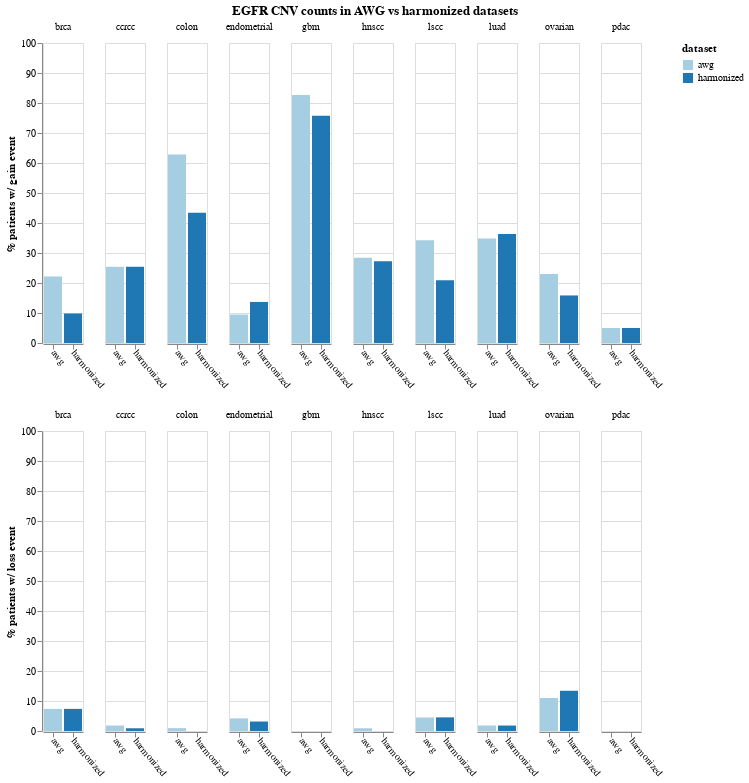

Notebook code cell kept with this figure:
### Code cell
def make_plot(df, event_type):

    df = df[df["variable"] == event_type]

    return alt.Chart(df).mark_bar().encode(
        x=alt.X(
            "dataset:N",
            axis=alt.Axis(
                title=None,
                labelAngle=50
            ),
        ),
        y=alt.Y(
            "value_prop",
            axis=alt.Axis(
                title=f"% patients w/ {event_type} event"
            ),
            scale=alt.Scale(
                domain=(0, 100)
            )
        ),
        column=alt.Column(
            "cancer",
            title=None,
        ),
        color=alt.Color(
            "dataset",
            scale=alt.Scale(scheme="paired"),
        ),
    ).properties(title="")

alt.vconcat(
    make_plot(df, "gain"),
    make_plot(df, "loss"),
).properties(
    title="EGFR CNV counts in AWG vs harmonized datasets"
).configure_title(
    anchor="middle"
)

### Figure 1 — Vega-Lite specification as saved in the notebook (floating-point values rounded to 4 significant figures)
{"config": {"view": {"continuousWidth": 400, "continuousHeight": 300}, "title": {"anchor": "middle"}}, "vconcat": [{"data": {"name": "data-8849c4fc0ed8891d947de8f95f07e0eb"}, "mark": "bar", "encoding": {"color": {"type": "nominal", "field": "dataset", "scale": {"scheme": "paired"}}, "column": {"type": "nominal", "field": "cancer", "title": null}, "x": {"type": "nominal", "axis": {"labelAngle": 50, "title": null}, "field": "dataset"}, "y": {"type": "quantitative", "axis": {"title": "% patients w/ gain event"}, "field": "value_prop", "scale": {"domain": [0, 100]}}}, "title": ""}, {"data": {"name": "data-c4cf5ee4a7bbb9eae01b83baa04628eb"}, "mark": "bar", "encoding": {"color": {"type": "nominal", "field": "dataset", "scale": {"scheme": "paired"}}, "column": {"type": "nominal", "field": "cancer", "title": null}, "x": {"type": "nominal", "axis": {"labelAngle": 50, "title": null}, "field": "dataset"}, "y": {"type": "quantitative", "axis": {"title": "% patients w/ loss event"}, "field": "value_prop", "scale": {"domain": [0, 100]}}}, "title": ""}], "title": "EGFR CNV counts in AWG vs harmonized datasets", "$schema": "https://vega.github.io/schema/vega-lite/v4.8.1.json", "datasets": {"data-8849c4fc0ed8891d947de8f95f07e0eb": [{"Name": "EGFR", "start_bp": 55020000.0, "end_bp": 55210000.0, "variable": "gain", "value": 27, "cancer_type_total_patients": 122, "cancer": "brca", "value_prop": 22.13, "dataset": "awg"}, {"Name": "EGFR", "start_bp": 55020000.0, "end_bp": 55210000.0, "variable": "gain", "value": 28, "cancer_type_total_patients": 110, "cancer": "ccrcc", "value_prop": 25.45, "dataset": "awg"}, {"Name": "EGFR", "start_bp": 55020000.0, "end_bp": 55210000.0, "variable": "gain", "value": 66, "cancer_type_total_patients": 105, "cancer": "colon", "value_prop": 62.86, "dataset": "awg"}, {"Name": "EGFR", "start_bp": 55020000.0, "end_bp": 55210000.0, "variable": "gain", "value": 9, "cancer_type_total_patients": 95, "cancer": "endometrial", "value_prop": 9.474, "dataset": "awg"}, {"Name": "EGFR", "start_bp": 55020000.0, "end_bp": 55210000.0, "variable": "gain", "value": 81, "cancer_type_total_patients": 98, "cancer": "gbm", "value_prop": 82.65, "dataset": "awg"}, {"Name": "EGFR", "start_bp": 55020000.0, "end_bp": 55210000.0, "variable": "gain", "value": 31, "cancer_type_total_patients": 109, "cancer": "hnscc", "value_prop": 28.44, "dataset": "awg"}, {"Name": "EGFR", "start_bp": 55020000.0, "end_bp": 55210000.0, "variable": "gain", "value": 38, "cancer_type_total_patients": 111, "cancer": "lscc", "value_prop": 34.23, "dataset": "awg"}, {"Name": "EGFR", "start_bp": 55020000.0, "end_bp": 55210000.0, "variable": "gain", "value": 38, "cancer_type_total_patients": 109, "cancer": "luad", "value_prop": 34.86, "dataset": "awg"}, {"Name": "EGFR", "start_bp": 55020000.0, "end_bp": 55210000.0, "variable": "gain", "value": 23, "cancer_type_total_patients": 100, "cancer": "ovarian", "value_prop": 23.0, "dataset": "awg"}, {"Name": "EGFR", "start_bp": 55020000.0, "end_bp": 55210000.0, "variable": "gain", "value": 7, "cancer_type_total_patients": 140, "cancer": "pdac", "value_prop": 5.0, "dataset": "awg"}, {"Name": "EGFR", "start_bp": 55020000.0, "end_bp": 55210000.0, "variable": "gain", "value": 12, "cancer_type_total_patients": 122, "cancer": "brca", "value_prop": 9.836, "dataset": "harmonized"}, {"Name": "EGFR", "start_bp": 55020000.0, "end_bp": 55210000.0, "variable": "gain", "value": 28, "cancer_type_total_patients": 110, "cancer": "ccrcc", "value_prop": 25.45, "dataset": "harmonized"}, {"Name": "EGFR", "start_bp": 55020000.0, "end_bp": 55210000.0, "variable": "gain", "value": 46, "cancer_type_total_patients": 106, "cancer": "colon", "value_prop": 43.4, "dataset": "harmonized"}, {"Name": "EGFR", "start_bp": 55020000.0, "end_bp": 55210000.0, "variable": "gain", "value": 13, "cancer_type_total_patients": 95, "cancer": "endometrial", "value_prop": 13.68, "dataset": "harmonized"}, {"Name": "EGFR", "start_bp": 55020000.0, "end_bp": 55210000.0, "variable": "gain", "value": 75, "cancer_type_total_patients": 99, "cancer": "gbm", "value_prop": 75.76, "dataset": "harmonized"}, {"Name": "EGFR", "start_bp": 55020000.0, "end_bp": 55210000.0, "variable": "gain", "value": 30, "cancer_type_total_patients": 110, "cancer": "hnscc", "value_prop": 27.27, "dataset": "harmonized"}, {"Name": "EGFR", "start_bp": 55020000.0, "end_bp": 55210000.0, "variable": "gain", "value": 23, "cancer_type_total_patients": 110, "cancer": "lscc", "value_prop": 20.91, "dataset": "harmonized"}, {"Name": "EGFR", "start_bp": 55020000.0, "end_bp": 55210000.0, "variable": "gain", "value": 40, "cancer_type_total_patients": 110, "cancer": "luad", "value_prop": 36.36, "dataset": "harmonized"}, {"Name": "EGFR", "start_bp": 55020000.0, "end_bp": 55210000.0, "variable": "gain", "value": 13, "cancer_type_total_patients": 82, "cancer": "ovarian", "value_prop": 15.85, "dataset": "harmonized"}, {"Name": "EGFR", "start_bp": 55020000.0, "end_bp": 55210000.0, "variable": "gain", "value": 7, "cancer_type_total_patients": 140, "cancer": "pdac", "value_prop": 5.0, "dataset": "harmonized"}], "data-c4cf5ee4a7bbb9eae01b83baa04628eb": [{"Name": "EGFR", "start_bp": 55020000.0, "end_bp": 55210000.0, "variable": "loss", "value": 9, "cancer_type_total_patients": 122, "cancer": "brca", "value_prop": 7.377, "dataset": "awg"}, {"Name": "EGFR", "start_bp": 55020000.0, "end_bp": 55210000.0, "variable": "loss", "value": 2, "cancer_type_total_patients": 110, "cancer": "ccrcc", "value_prop": 1.818, "dataset": "awg"}, {"Name": "EGFR", "start_bp": 55020000.0, "end_bp": 55210000.0, "variable": "loss", "value": 1, "cancer_type_total_patients": 105, "cancer": "colon", "value_prop": 0.9524, "dataset": "awg"}, {"Name": "EGFR", "start_bp": 55020000.0, "end_bp": 55210000.0, "variable": "loss", "value": 4, "cancer_type_total_patients": 95, "cancer": "endometrial", "value_prop": 4.211, "dataset": "awg"}, {"Name": "EGFR", "start_bp": 55020000.0, "end_bp": 55210000.0, "variable": "loss", "value": 0, "cancer_type_total_patients": 98, "cancer": "gbm", "value_prop": 0.0, "dataset": "awg"}, {"Name": "EGFR", "start_bp": 55020000.0, "end_bp": 55210000.0, "variable": "loss", "value": 1, "cancer_type_total_patients": 109, "cancer": "hnscc", "value_prop": 0.9174, "dataset": "awg"}, {"Name": "EGFR", "start_bp": 55020000.0, "end_bp": 55210000.0, "variable": "loss", "value": 5, "cancer_type_total_patients": 111, "cancer": "lscc", "value_prop": 4.505, "dataset": "awg"}, {"Name": "EGFR", "start_bp": 55020000.0, "end_bp": 55210000.0, "variable": "loss", "value": 2, "cancer_type_total_patients": 109, "cancer": "luad", "value_prop": 1.835, "dataset": "awg"}, {"Name": "EGFR", "start_bp": 55020000.0, "end_bp": 55210000.0, "variable": "loss", "value": 11, "cancer_type_total_patients": 100, "cancer": "ovarian", "value_prop": 11.0, "dataset": "awg"}, {"Name": "EGFR", "start_bp": 55020000.0, "end_bp": 55210000.0, "variable": "loss", "value": 0, "cancer_type_total_patients": 140, "cancer": "pdac", "value_prop": 0.0, "dataset": "awg"}, {"Name": "EGFR", "start_bp": 55020000.0, "end_bp": 55210000.0, "variable": "loss", "value": 9, "cancer_type_total_patients": 122, "cancer": "brca", "value_prop": 7.377, "dataset": "harmonized"}, {"Name": "EGFR", "start_bp": 55020000.0, "end_bp": 55210000.0, "variable": "loss", "value": 1, "cancer_type_total_patients": 110, "cancer": "ccrcc", "value_prop": 0.9091, "dataset": "harmonized"}, {"Name": "EGFR", "start_bp": 55020000.0, "end_bp": 55210000.0, "variable": "loss", "value": 0, "cancer_type_total_patients": 106, "cancer": "colon", "value_prop": 0.0, "dataset": "harmonized"}, {"Name": "EGFR", "start_bp": 55020000.0, "end_bp": 55210000.0, "variable": "loss", "value": 3, "cancer_type_total_patients": 95, "cancer": "endometrial", "value_prop": 3.158, "dataset": "harmonized"}, {"Name": "EGFR", "start_bp": 55020000.0, "end_bp": 55210000.0, "variable": "loss", "value": 0, "cancer_type_total_patients": 99, "cancer": "gbm", "value_prop": 0.0, "dataset": "harmonized"}, {"Name": "EGFR", "start_bp": 55020000.0, "end_bp": 55210000.0, "variable": "loss", "value": 0, "cancer_type_total_patients": 110, "cancer": "hnscc", "value_prop": 0.0, "dataset": "harmonized"}, {"Name": "EGFR", "start_bp": 55020000.0, "end_bp": 55210000.0, "variable": "loss", "value": 5, "cancer_type_total_patients": 110, "cancer": "lscc", "value_prop": 4.545, "dataset": "harmonized"}, {"Name": "EGFR", "start_bp": 55020000.0, "end_bp": 55210000.0, "variable": "loss", "value": 2, "cancer_type_total_patients": 110, "cancer": "luad", "value_prop": 1.818, "dataset": "harmonized"}, {"Name": "EGFR", "start_bp": 55020000.0, "end_bp": 55210000.0, "variable": "loss", "value": 11, "cancer_type_total_patients": 82, "cancer": "ovarian", "value_prop": 13.41, "dataset": "harmonized"}, {"Name": "EGFR", "start_bp": 55020000.0, "end_bp": 55210000.0, "variable": "loss", "value": 0, "cancer_type_total_patients": 140, "cancer": "pdac", "value_prop": 0.0, "dataset": "harmonized"}]}}
